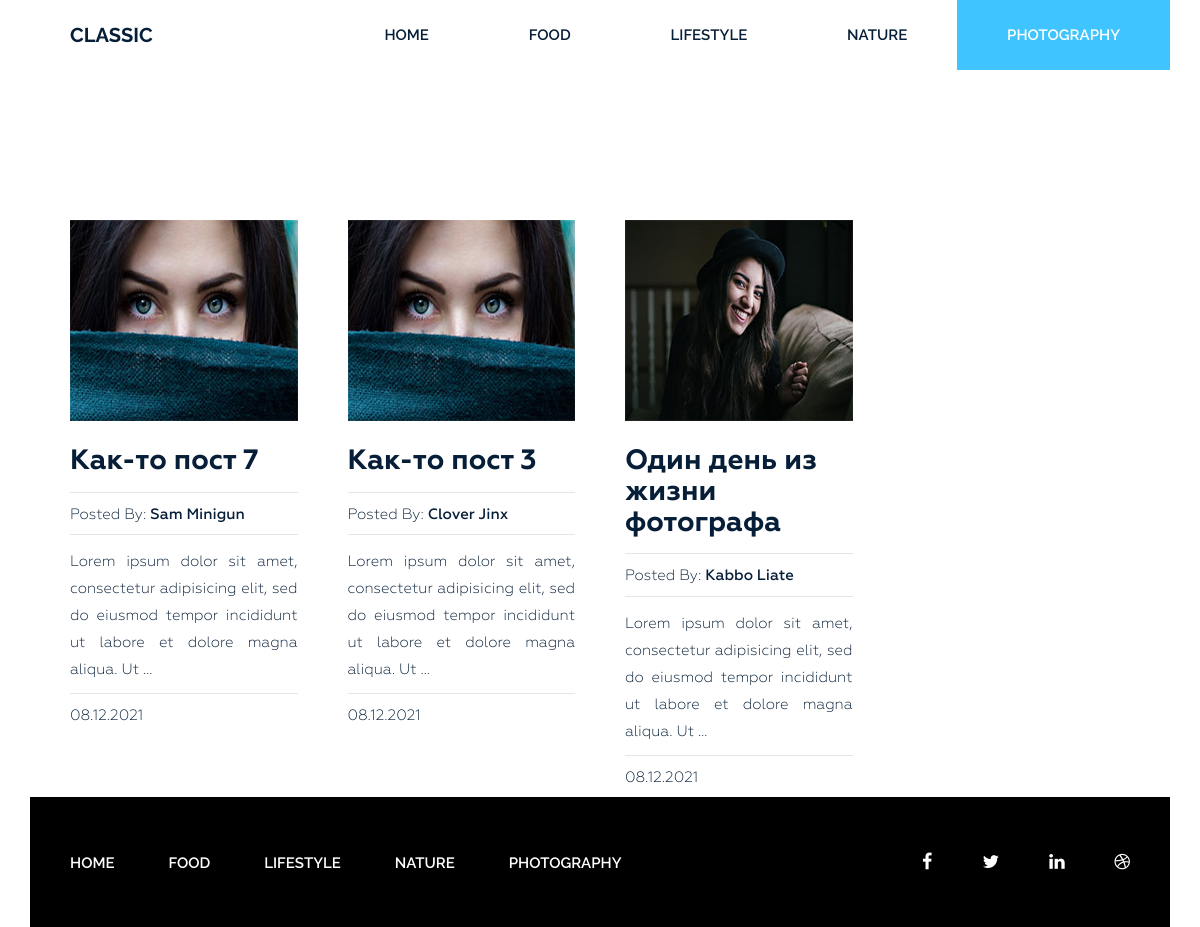
The app's page /category/photography/ with its own data.
### blog/models.py (models this page shows, shortened)
class Category(models.Model):
    title = models.CharField(max_length=255, verbose_name='Название')
    slug = models.SlugField(max_length=255, verbose_name='Url_category', unique=True)
    def __str__(self):
        return self.title
    def get_absolute_url(self):
        return reverse('category', kwargs={"slug": self.slug})
    class Meta:
        verbose_name = 'Категория'
        verbose_name_plural = 'Категории'
        ordering = ['title']

class Post(models.Model):
    title = models.CharField(max_length=255)
    slug = models.SlugField(max_length=255, verbose_name='Url_category', unique=True)
    author = models.CharField(max_length=100)
    content = models.TextField(blank=True)
    created_at = models.DateTimeField(auto_now_add=True, verbose_name='Опубликовано')
    photo = models.ImageField(upload_to='photo/%Y/%m/%d/', blank=True)
    views = models.IntegerField(default=0, verbose_name='Кол-во просмотров')
    category = models.ForeignKey(Category, on_delete=models.PROTECT, related_name='posts', verbose_name='Категории')
    tags = models.ManyToManyField(Tag, blank=True, related_name='posts')
    def get_absolute_url(self):
        return reverse('post', kwargs={"slug": self.slug})
    class Meta:
        ordering = ['-created_at']
        verbose_name = 'Статья(ю)'
        verbose_name_plural = 'Статьи'

### blog/views.py (the view)
# urls.py: path('category/<str:slug>/', PostByCategory.as_view(), name='category'),
class PostByCategory(ListView):
    template_name = 'blog/index_category.html'
    context_object_name = 'posts'
    paginate_by = 4
    allow_empty = False
    def get_queryset(self):
        return Post.objects.filter(category__slug=self.kwargs['slug'])
    def get_context_data(self, *, object_list=None, **kwargs):
        context = super().get_context_data(**kwargs)
        context['title'] = Category.objects.get(slug=self.kwargs['slug'])
        return context

### blog/templatetags/menu.py (called while the page is built)
@register.inclusion_tag('blog/menu_tpl.html')
def show_menu(menu_class='menu'):
    categories = Category.objects.all()
    return {"categories": categories, "menu_class": menu_class}

### blog/templates/blog/index_category.html (shortened to what this page needs)
{% extends 'base.html' %}
{% load static %}
{% block content %}
<section class="blog-post-area">
    <div class="container">
        <div class="row">
            <div class="blog-post-area-style">
                {% for post in posts %}
                <div class="col-md-3">
                    <div class="single-post">
                        {% if post.photo %}
                        <img src="{{ post.photo.url }}" alt="{{ post.title }} " width="300" height="201">
                        {% else %}
                        <img src="{% static 'img/post-image3.jpg' %}" alt="{{ post.title }}" width="300" height="201">
                        {% endif %}
                        <h3><a href="{{ post.get_absolute_url }}">{{ post.title }}</a></h3>
                        <h4><span>Posted By: <span class="author-name">{{ post.author }}</span></span>
                        </h4>
                        {{ post.content|truncatewords_html:20|safe }}
                        <h4><span>{{ post.created_at|date:"d.m.Y" }}</span></h4>
                    </div>
                </div>
                {% endfor %}
            </div>
        </div>
    </div>
</section>
{% endblock %}

### blog/templates/blog/menu_tpl.html
<div class="{{ menu_class }}">
    <ul>
        <li><a href="{% url 'home' %}">Home</a></li>
        {% for item in categories %}
        <li><a href="{{ item.get_absolute_url }}">{{item.title}}</a></li>
        {% endfor %}
    </ul>
</div>

### siteblog/static/style.css (style rules this page uses)
.wrapper header.header .menu { margin: 0 }
.wrapper header.header .menu ul { float: right; margin: 0; padding: 0; margin-right: 4px; }
.wrapper header.header .menu ul li { display: inline-block; list-style: outside none none; margin: 0 -4px 0 0; }
.wrapper header.header .menu ul li a { color: rgb(6, 30, 55); font-family: "Raleway", sans-serif; font-size: 15px; font-weight: 600; line-height: 70px; padding: 26px 50px; text-decoration: none; text-transform: uppercase; }
.wrapper header.header .menu ul li.active a { background: #40c4ff; color: #fff; }
section.blog-post-area { margin-top: 50px; }
section.blog-post-area img { width: 100%; }
section.blog-post-area .single-post { padding-right: 20px; margin: 100px 0px 0px; }
section.blog-post-area h4 span { font-family: Geometria; font-weight: 400; font-size: 15px; color: #061e37; text-decoration: none; }
section.blog-post-area h4 span.author-name { font-weight: 500; }
.blog-post-area .single-post h3 a { font-family: Geometria; font-size: 28px; font-weight: 700; text-decoration: none; color: #061e37; }
.blog-post-area .single-post p { color: #061e37; font-family: Geometria; font-size: 15px; font-weight: 400; line-height: 27px; padding-top: 14px; position: relative; text-align: justify; }
.blog-post-area .single-post h4 { margin-bottom: 12px; padding-top: 10px; position: relative; }
.blog-post-area .single-post h4::before { background: #e6e6e6 none repeat scroll 0 0; content: ""; height: 1px; position: absolute; top: 0; width: 100%; }
.blog-post-area .single-post p::before { background: #e6e6e6 none repeat scroll 0 0; content: ""; height: 1px; position: absolute; top: 0; width: 100%; }
.blog-post-area .single-post h3 { margin: 25px 0 15px; }
.blog-post-area .blog-post-area-style { margin: 0 20px 0 40px; }
.wrapper footer.footer .footer-menu { margin: 0 }
.wrapper footer.footer .footer-menu ul { line-height: 130px; margin: 0; padding: 0; }
.wrapper footer.footer .footer-menu ul li { display: inline; list-style: outside none none; margin: 0; padding: 30px 0px; }
.wrapper footer.footer .footer-menu ul li a { color: #fff; font-family: "Raleway", sans-serif; font-size: 15px; font-weight: 600; line-height: 70px; margin-left: 40px; padding: 26px 10px 26px 0; text-decoration: none; text-transform: uppercase; }

### records on screen
Category: title "FOOD"
Category: title "LIFESTYLE"
Category: title "NATURE"
Category: title "PHOTOGRAPHY"
Post: title "Как-то пост 7", author "Sam Minigun", content "Lorem ipsum dolor sit amet, consectetur adipisicing elit, sed do eiusmod tempor incididunt ut labore et dolore magna aliqua. Ut …", created_at "08.12.2021"
Post: photo (picture), title "Как-то пост 3", author "Clover Jinx", content "Lorem ipsum dolor sit amet, consectetur adipisicing elit, sed do eiusmod tempor incididunt ut labore et dolore magna aliqua. Ut …", created_at "08.12.2021"
Post: photo (picture), title "Один день из жизни фотографа", author "Kabbo Liate", content "Lorem ipsum dolor sit amet, consectetur adipisicing elit, sed do eiusmod tempor incididunt ut labore et dolore magna aliqua. Ut …", created_at "08.12.2021"
